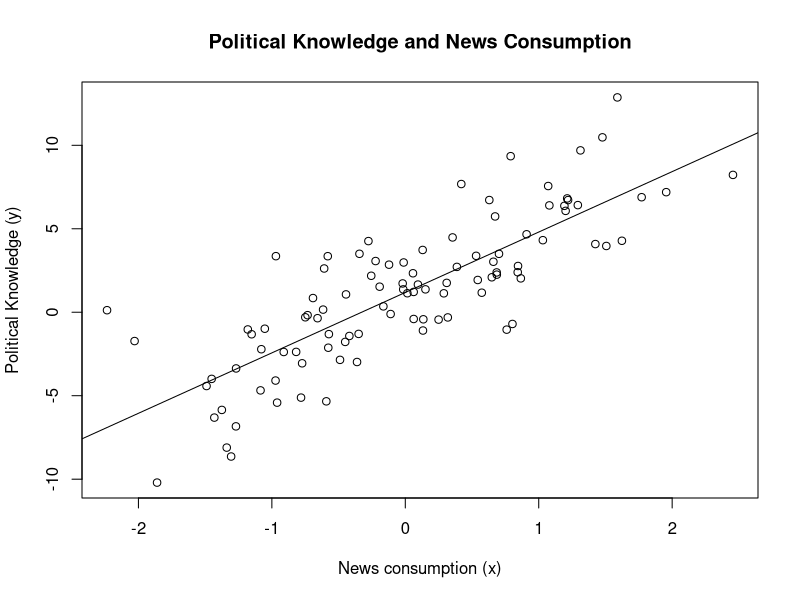
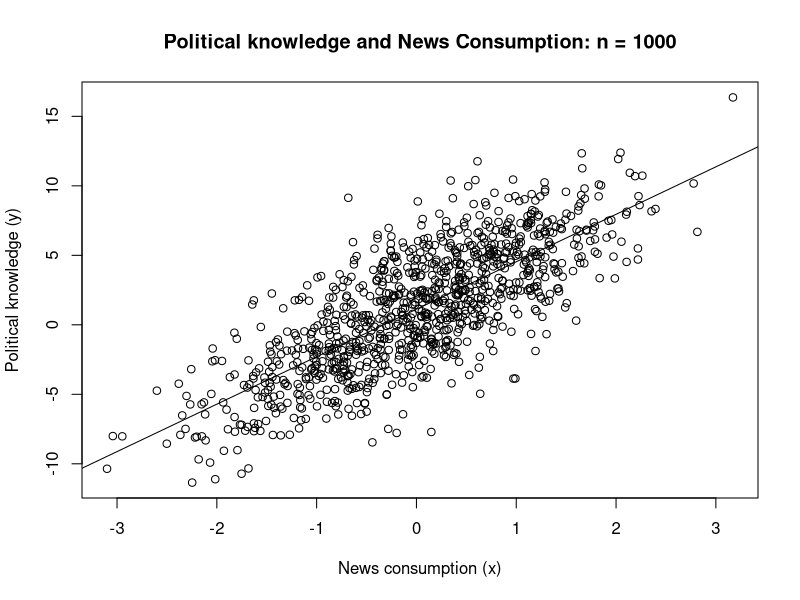
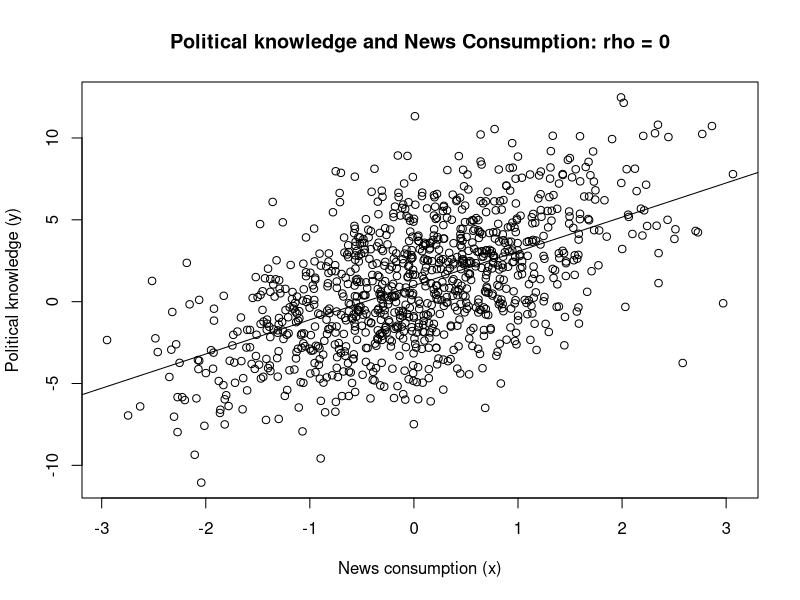

Recreate these plots in R, in order.
## ---- chunk 1
knitr::opts_chunk$set(echo = TRUE)
## ---- chunk 2

set.seed(321)

n <- 100
rho <- 0.5

# Generate z an u

z <- rnorm(n, mean = 0, sd = 1)
u <- rnorm(n, mean = 0, sd = 1)

# Generate x

x <- rho * z + sqrt(1-rho^2) * u

# Generate epsilon

epsilon <- rnorm(n, mean = 0, sd =1)

# Generate y

y <- 1 + 2 * x + 3 * z + epsilon

# Put the variables together

data <- data.frame(y, x, z)

head(data)

cor(x, z)

## ---- chunk 3
model_omit <- lm(y~x, data=data)
model_true <- lm(y~x+z, data=data)
summary(model_omit)
summary(model_true)

plot(
  data$x,
  data$y,
  xlab = "News consumption (x)",
  ylab = "Political Knowledge (y)",
  main = "Political Knowledge and News Consumption"
)

abline(model_omit)

## ---- chunk 4
n <- 1000
rho <- 0.5

z <- rnorm(n, mean = 0, sd = 1)
u <- rnorm(n, mean = 0, sd = 1)
x <- rho*z + sqrt(1-rho^2) * u
epsilon <- rnorm(n, mean = 0, sd = 1)

y <- 1+ 2 * x + 3 * z + epsilon

data_1000 <- data.frame(y, x, z)

model_omit_1000 <- lm(y~x, data = data_1000)

model_true_1000 <- lm(y~x+z, data = data_1000)

summary(model_omit_1000)
summary(model_true_1000)

plot(
  data_1000$x, data_1000$y,
  xlab = "News consumption (x)",
  ylab = "Political knowledge (y)",
  main = "Political knowledge and News Consumption: n = 1000")

abline(model_omit_1000)
## ---- chunk 5
n <- 1000
rho <- 0

z <- rnorm(n, mean = 0, sd = 1)
u <- rnorm(n, mean = 0, sd = 1)
x <- rho*z + sqrt(1-rho^2) * u
epsilon <- rnorm(n, mean = 0, sd = 1)

y <- 1+ 2 * x + 3 * z + epsilon

data_rho0 <- data.frame(y, x, z)

model_omit_rho0 <- lm(y~x, data = data_rho0)

model_true_rho0 <- lm(y~x+z, data = data_rho0)

summary(model_omit_rho0)
summary(model_true_rho0)

plot(
  data_rho0$x, data_rho0$y,
  xlab = "News consumption (x)",
  ylab = "Political knowledge (y)",
  main = "Political knowledge and News Consumption: rho = 0")

abline(model_omit_rho0)
